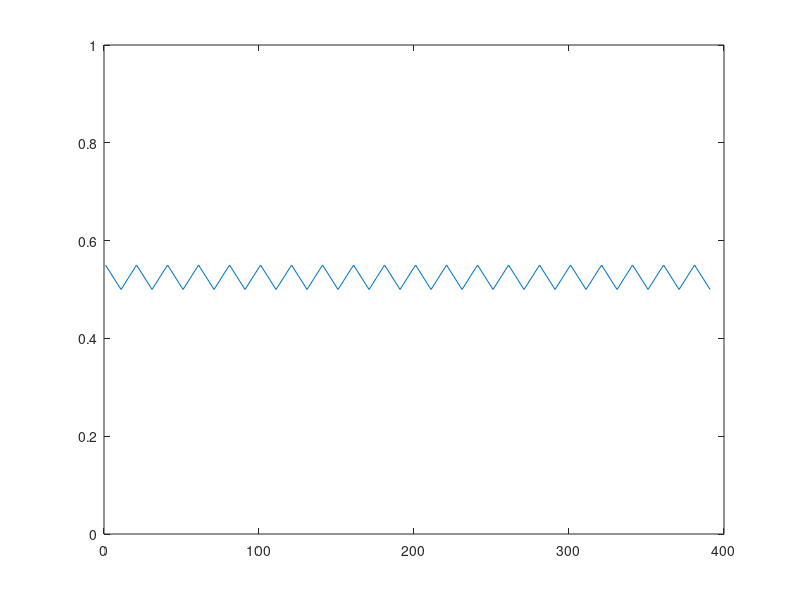

Write the MATLAB code that produced this figure.

clear all 
close all

%Periodic Condition
NG = 40;
L = 400;
Vm = 25;
Pm = 1;
dx = L/NG;
dt = (dx/Vm); %CLF on max velocity
t = [0 400];

po = zeros(NG,1);
po(NG/4:3*NG/4) = Pm;


%LAX
for time = t(1):dt:t(2)
    for j = 1:NG
        switch j %Periodic boundary condition
            case 1
                jm = NG;
                jp = j+1;
            case NG
                jm = j-1;
                jp = 1;
            otherwise
                jm = j-1;
                jp = j+1;
        end
        pn(j) = 1/2*(po(jp)+po(jm)) - dt/(2*dx)*( Vm*(po(jp)-po(jp)^2/Pm) - Vm*(po(jm)-po(jm)^2/Pm));
    end
    po = pn;
    axis([0 400 0 1])
    plot(1:dx:L,po)
    axis([0 400 0 1])
    pause(0.02)
end
